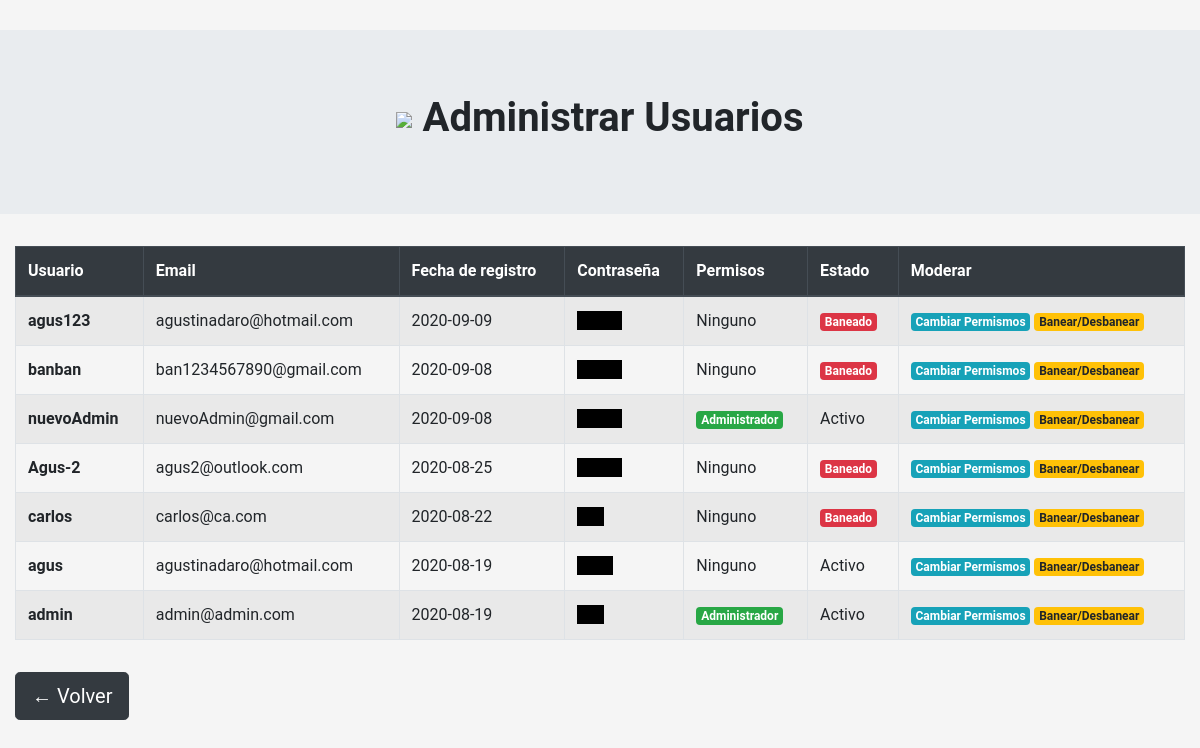
Page /login/admin.php (signed in) on the committed database.
### tables this page shows
CREATE TABLE `usuarios` (
  `id_usuario` int(11) NOT NULL,
  `username` varchar(30) NOT NULL,
  `email` varchar(30) NOT NULL,
  `password` varchar(30) NOT NULL,
  `fecha` date NOT NULL,
  `admin` int(11) NOT NULL DEFAULT 0,
  `ban` tinyint(1) NOT NULL DEFAULT 0
);

### login/conexionUsuario.php (called while the page is built, shortened)
<?php
    class conexionUsuario{
        private $conn;
        function __construct(){
            $servername = "localhost";
            $username = "root";
            $password = "";
            $dbname = "foro";
            $this->conn = new mysqli($servername, $username, $password, $dbname);
        }
        function getTodosUsuarios(){
            $sql = "SELECT * FROM usuarios";
            $result = $this->conn->query($sql);
            $arrayDeResultados = [];
            if (!empty($result) && $result->num_rows > 0) {
                    while($row = $result->fetch_assoc()){
                        $arrayDeResultados[] = $row;
                    }
                    return $arrayDeResultados;
                  }
            else{
                return false;
                 }
        }
    }
?>

### login/admin.php (the view, shortened to what this page needs)
<!DOCTYPE html>
<html lang="en">
<head>
    <link rel="stylesheet" href="https://stackpath.bootstrapcdn.com/bootstrap/4.5.2/css/bootstrap.min.css"
>
    <link rel="stylesheet" href="../estilos.css" />
</head>
<body style="margin-top: 0px;">
    <?php
        if(isset($_SESSION["usuario"]) && $_SESSION["admin"]==1 ){
        include_once "conexionUsuario.php";
        $con = new conexionUsuario();
        $usuarios = $con->getTodosUsuarios();
    ?>
    <div class="jumbotron jumbotron-fluid">
        <div class="container">
            <h1 class="display-5 text-center"><img
                    src="https://img.icons8.com/wired/64/000000/admin-settings-male.png" /> <strong> Administrar
                    Usuarios</strong> </h1>
        </div>
    </div>
    <div class="container-fluid">
        <table class="table table-bordered table-responsive-sm table-striped">
            <thead class="thead-dark">
                <tr>
                    <th scope="col">Usuario</th>
                    <th scope="col">Email</th>
                    <th scope="col">Fecha de registro</th>
                    <th scope="col">Contraseña</th>
                    <th scope="col">Permisos</th>
                    <th scope="col">Estado</th>
                    <th scope="col">Moderar</th>
                </tr>
            </thead>
            <tbody>
                <?php
        if(! empty($usuarios)){
        $numeroDeUsuarios = count($usuarios);
        for($i = ($numeroDeUsuarios-1) ; $i >= 0 ; $i--){
           $idUsuario = $usuarios[$i]["id_usuario"];
           $username = $usuarios[$i]["username"];
           $email = $usuarios[$i]["email"];
           $pass = $usuarios[$i]["password"];
           $fechaDeRegistro = $usuarios[$i]["fecha"];
           $esAdmin = $usuarios[$i]["admin"];
           $ban = $usuarios[$i]["ban"];
    ?>
                <tr>
                    <td><strong><?php echo $username ?> </strong> </td>
                    <td><?php echo $email ?></td>
                    <td><?php echo $fechaDeRegistro ?></td>
                    <td><span class="spoiler"><?php echo $pass ?></span></td>
                    <td><?php if($esAdmin == 1){
            echo "<span class='badge badge-success'>Administrador</span>";
      }else{
          echo "Ninguno";
      }
      ?>
                    </td>
                    <td><?php
        if($ban == 1){
            echo "<span class='badge badge-danger'>Baneado</span>";
      }else{
          echo "Activo";
      }
      ?>
                    </td>
                    <td>
                        <?php $linkPermisos = "cambiarPermisosUsuario.php?id=" . $idUsuario . "&estado=" . $esAdmin  ?>
                        <a href=<?php echo $linkPermisos ?> class="badge badge-info">Cambiar Permismos</a>
                        <?php $linkBan = "banearUsuario.php?id=" . $idUsuario . "&estado=" . $ban  ?>
                        <a href=<?php echo $linkBan ?> class="badge badge-warning">Banear/Desbanear</a>
                    </td>
                </tr>
                <?php
        }
    ?>
            </tbody>
        </table>
        <a href="../index.php" class="btn btn-dark btn-lg my-3">&larr; Volver</a>
    </div>
    <?php
        }else{
            echo "no hay usuarios :(";
        }
    }else{
         echo "No puede acceder a esta página";
    }
    ?>
</body>
</html>

### estilos.css (style rules this page uses)
body { padding-top: 30px; margin-top: 3rem; background-color: rgb(245,245,245); font-family: 'Roboto', sans-serif; }
.spoiler { color: black; background-color:black; }

### login/admin.php (style rules this page uses)
.spoiler { color: black; background-color: black; }

### rows in the picture
usuarios: username "agus123", email "agustinadaro@hotmail.com", fecha "2020-09-09", admin "Ninguno", ban "Baneado"
usuarios: username "banban", email "ban1234567890@gmail.com", fecha "2020-09-08", admin "Ninguno", ban "Baneado"
usuarios: username "nuevoAdmin", email "nuevoAdmin@gmail.com", fecha "2020-09-08", admin "Administrador", ban "Activo"
usuarios: username "Agus-2", email "agus2@outlook.com", fecha "2020-08-25", admin "Ninguno", ban "Baneado"
usuarios: username "carlos", email "carlos@ca.com", fecha "2020-08-22", admin "Ninguno", ban "Baneado"
usuarios: username "agus", email "agustinadaro@hotmail.com", fecha "2020-08-19", admin "Ninguno", ban "Activo"
usuarios: username "admin", email "admin@admin.com", fecha "2020-08-19", admin "Administrador", ban "Activo"
